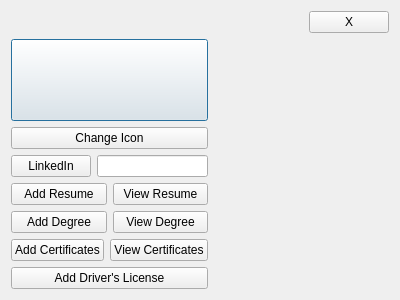
<?xml version="1.0" encoding="UTF-8"?>
<ui version="4.0">
 <class>Profile</class>
 <widget class="QDialog" name="Profile">
  <property name="geometry">
   <rect>
    <x>0</x>
    <y>0</y>
    <width>400</width>
    <height>300</height>
   </rect>
  </property>
  <property name="windowTitle">
   <string>Dialog</string>
  </property>
  <layout class="QGridLayout" name="gridLayout">
   <item row="2" column="0">
    <widget class="QPushButton" name="pushButton_profilePic">
     <property name="sizePolicy">
      <sizepolicy hsizetype="Minimum" vsizetype="Minimum">
       <horstretch>0</horstretch>
       <verstretch>0</verstretch>
      </sizepolicy>
     </property>
     <property name="text">
      <string/>
     </property>
    </widget>
   </item>
   <item row="0" column="2">
    <widget class="QPushButton" name="pushButton_closeProfile">
     <property name="sizePolicy">
      <sizepolicy hsizetype="Maximum" vsizetype="Fixed">
       <horstretch>0</horstretch>
       <verstretch>0</verstretch>
      </sizepolicy>
     </property>
     <property name="text">
      <string>X</string>
     </property>
    </widget>
   </item>
   <item row="4" column="0">
    <layout class="QVBoxLayout" name="verticalLayout">
     <item>
      <layout class="QHBoxLayout" name="horizontalLayout">
       <item>
        <widget class="QPushButton" name="pushButton_LinkedInBtn">
         <property name="sizePolicy">
          <sizepolicy hsizetype="Maximum" vsizetype="Fixed">
           <horstretch>0</horstretch>
           <verstretch>0</verstretch>
          </sizepolicy>
         </property>
         <property name="text">
          <string>LinkedIn</string>
         </property>
        </widget>
       </item>
       <item>
        <widget class="QLineEdit" name="lineEdit_LinkedInLine">
         <property name="sizePolicy">
          <sizepolicy hsizetype="Expanding" vsizetype="Fixed">
           <horstretch>0</horstretch>
           <verstretch>0</verstretch>
          </sizepolicy>
         </property>
        </widget>
       </item>
      </layout>
     </item>
     <item>
      <layout class="QHBoxLayout" name="horizontalLayout_2">
       <item>
        <widget class="QPushButton" name="pushButton_AddResume">
         <property name="text">
          <string>Add Resume</string>
         </property>
        </widget>
       </item>
       <item>
        <widget class="QPushButton" name="pushButton_ViewResume">
         <property name="text">
          <string>View Resume</string>
         </property>
        </widget>
       </item>
      </layout>
     </item>
     <item>
      <layout class="QHBoxLayout" name="horizontalLayout_3">
       <item>
        <widget class="QPushButton" name="pushButton_AddDegree">
         <property name="text">
          <string>Add Degree</string>
         </property>
        </widget>
       </item>
       <item>
        <widget class="QPushButton" name="pushButton_ViewDegree">
         <property name="text">
          <string>View Degree</string>
         </property>
        </widget>
       </item>
      </layout>
     </item>
     <item>
      <layout class="QHBoxLayout" name="horizontalLayout_4">
       <item>
        <widget class="QPushButton" name="pushButton_AddCertificates">
         <property name="text">
          <string>Add Certificates</string>
         </property>
        </widget>
       </item>
       <item>
        <widget class="QPushButton" name="pushButton_ViewCertificates">
         <property name="text">
          <string>View Certificates</string>
         </property>
        </widget>
       </item>
      </layout>
     </item>
     <item>
      <widget class="QPushButton" name="pushButton_AddDriverLicense">
       <property name="text">
        <string>Add Driver's License</string>
       </property>
      </widget>
     </item>
    </layout>
   </item>
   <item row="3" column="0">
    <widget class="QPushButton" name="pushButton">
     <property name="text">
      <string>Change Icon</string>
     </property>
    </widget>
   </item>
   <item row="2" column="1" rowspan="3">
    <spacer name="horizontalSpacer">
     <property name="orientation">
      <enum>Qt::Orientation::Horizontal</enum>
     </property>
     <property name="sizeHint" stdset="0">
      <size>
       <width>40</width>
       <height>20</height>
      </size>
     </property>
    </spacer>
   </item>
  </layout>
 </widget>
 <resources/>
 <connections>
  <connection>
   <sender>pushButton_closeProfile</sender>
   <signal>clicked()</signal>
   <receiver>Profile</receiver>
   <slot>close()</slot>
   <hints>
    <hint type="sourcelabel">
     <x>380</x>
     <y>21</y>
    </hint>
    <hint type="destinationlabel">
     <x>348</x>
     <y>91</y>
    </hint>
   </hints>
  </connection>
 </connections>
</ui>
